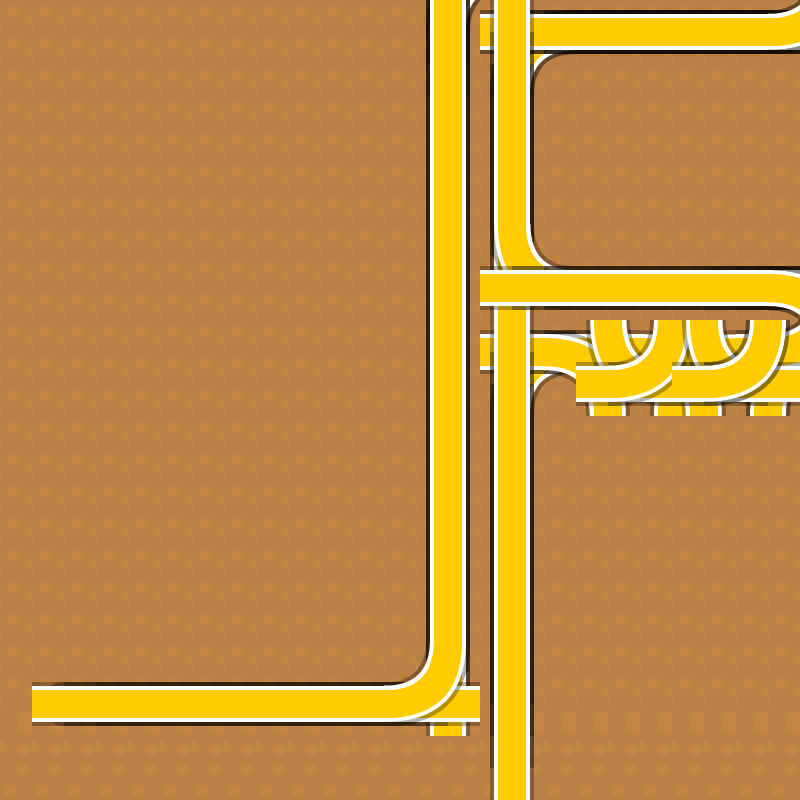

Tiled map render using the project's own tile images. Description and the whole map definition, tile-layer contents included, below:
An orthogonal 25x25 tile map with 32x32 px tiles, 2 tile layers (Ground, Pipes), 2 tilesets and 15 objects (End Position, Start Position).

<map version="1.9" tiledversion="1.9.2" orientation="orthogonal" renderorder="right-down" width="25" height="25" tilewidth="32" tileheight="32" infinite="0" nextlayerid="7" nextobjectid="18">
 <tileset firstgid="1" source="tsx/tiles.tsx" />
 <tileset firstgid="300" source="tsx/terrain_edges.tsx" />
 <layer id="1" name="Ground" width="25" height="25">
  <data encoding="csv">
94,94,94,94,94,94,94,94,94,94,94,94,94,94,94,94,94,94,94,94,94,94,94,94,94,
94,94,94,94,94,94,94,94,94,94,94,94,94,94,94,94,94,94,94,94,94,94,94,94,94,
94,94,94,94,94,94,94,94,94,94,94,94,94,94,94,94,94,94,94,94,94,94,94,94,94,
94,94,94,94,94,94,94,94,94,94,94,94,94,94,94,94,94,94,94,94,94,94,94,94,94,
94,94,94,94,94,94,94,94,94,94,94,94,94,94,94,94,94,94,94,94,94,94,94,94,94,
94,94,94,94,94,94,94,94,94,94,94,94,94,94,94,94,94,94,94,94,94,94,94,94,94,
94,94,94,94,94,94,94,94,94,94,94,94,94,94,94,94,94,94,94,94,94,94,94,94,94,
94,94,94,94,94,94,94,94,94,94,94,94,94,94,94,94,94,94,94,94,94,94,94,94,94,
94,94,94,94,94,94,94,94,94,94,94,94,94,94,94,94,94,94,94,94,94,94,94,94,94,
94,94,94,94,94,94,94,94,94,94,94,94,94,94,94,94,94,94,94,94,94,94,94,94,94,
94,94,94,94,94,94,94,94,94,94,94,94,94,94,94,94,94,94,94,94,94,94,94,94,94,
94,94,94,94,94,94,94,94,94,94,94,94,94,94,94,94,94,94,94,94,94,94,94,94,94,
94,94,94,94,94,94,94,94,94,94,94,94,94,94,94,94,94,94,94,94,94,94,94,94,94,
94,94,94,94,94,94,94,94,94,94,94,94,94,94,94,94,94,94,94,94,94,94,94,94,94,
94,94,94,94,94,94,94,94,94,94,94,94,94,94,94,94,94,94,94,94,94,94,94,94,94,
94,94,94,94,94,94,94,94,94,94,94,94,94,94,94,94,94,94,94,94,94,94,94,94,94,
94,94,94,94,94,94,94,94,94,94,94,94,94,94,94,94,94,94,94,94,94,94,94,94,94,
94,94,94,94,94,94,94,94,94,94,94,94,94,94,94,94,94,94,94,94,94,94,94,94,94,
94,94,94,94,94,94,94,94,94,94,94,94,94,94,94,94,94,94,94,94,94,94,94,94,94,
94,94,94,94,94,94,94,94,94,94,94,94,94,94,94,94,94,94,94,94,94,94,94,94,94,
94,94,94,94,94,94,94,94,94,94,94,94,94,94,94,94,94,94,94,94,94,94,94,94,94,
94,94,94,94,94,94,94,94,94,94,94,94,94,94,94,94,94,94,94,94,94,94,94,94,94,
94,94,94,94,94,94,94,94,94,94,94,94,94,94,94,94,94,94,94,94,94,94,94,94,94,
94,94,94,94,94,94,94,94,94,94,94,94,94,94,94,94,94,94,94,94,94,94,94,94,94,
94,94,94,94,94,94,94,94,94,94,94,94,94,94,94,94,94,94,94,94,94,94,94,94,94
</data>
 </layer>
 <layer id="6" name="Pipes" width="25" height="25">
  <data encoding="csv">
0,0,0,0,0,0,0,0,0,0,0,0,300,306,306,306,306,306,306,306,306,306,306,311,0,
0,0,0,0,0,0,0,0,0,0,0,0,305,0,0,0,0,0,0,0,0,0,0,0,300,
0,0,0,0,0,0,0,0,0,0,0,0,305,0,300,306,306,306,306,306,306,306,306,306,311,
0,0,0,0,0,0,0,0,0,0,0,0,305,0,305,0,0,0,0,0,0,0,0,0,0,
0,0,0,0,0,0,0,0,0,0,0,0,305,0,305,0,0,0,0,0,0,0,0,0,0,
0,0,0,0,0,0,0,0,0,0,0,0,305,0,305,0,0,0,0,0,0,0,0,0,0,
0,0,0,0,0,0,0,0,0,0,0,0,305,0,305,0,0,0,0,0,0,0,0,0,0,
0,0,0,0,0,0,0,0,0,0,0,0,305,0,305,0,0,0,0,0,0,0,0,0,0,
0,0,0,0,0,0,0,0,0,0,0,0,305,0,305,0,0,0,0,0,0,0,0,0,0,
0,0,0,0,0,0,0,0,0,0,0,0,305,0,305,0,0,0,0,0,0,0,0,0,0,
0,0,0,0,0,0,0,0,0,0,0,0,305,0,310,306,306,306,306,306,306,306,306,306,301,
0,0,0,0,0,0,0,0,0,0,0,0,305,0,0,0,0,0,0,0,0,0,0,0,305,
0,0,0,0,0,0,0,0,0,0,0,0,305,0,300,306,306,301,0,300,301,0,300,306,311,
0,0,0,0,0,0,0,0,0,0,0,0,305,0,305,0,0,310,306,311,310,306,311,0,0,
0,0,0,0,0,0,0,0,0,0,0,0,305,0,305,0,0,0,0,0,0,0,0,0,0,
0,0,0,0,0,0,0,0,0,0,0,0,305,0,305,0,0,0,0,0,0,0,0,0,0,
0,0,0,0,0,0,0,0,0,0,0,0,305,0,305,0,0,0,0,0,0,0,0,0,0,
0,0,0,0,0,0,0,0,0,0,0,0,305,0,305,0,0,0,0,0,0,0,0,0,0,
0,0,0,0,0,0,0,0,0,0,0,0,305,0,305,0,0,0,0,0,0,0,0,0,0,
0,0,0,0,0,0,0,0,0,0,0,0,305,0,305,0,0,0,0,0,0,0,0,0,0,
0,0,0,0,0,0,0,0,0,0,0,0,305,0,305,0,0,0,0,0,0,0,0,0,0,
0,0,0,0,0,0,0,0,0,0,0,0,305,0,305,0,0,0,0,0,0,0,0,0,0,
0,0,0,0,0,0,0,0,0,0,0,0,305,0,305,0,0,0,0,0,0,0,0,0,0,
319,306,306,306,306,306,306,306,306,306,306,306,311,0,305,0,0,0,0,0,0,0,0,0,0,
0,0,0,0,0,0,0,0,0,0,0,0,0,0,305,0,0,0,0,0,0,0,0,0,0
</data>
 </layer>
 <objectgroup id="3" name="Objects">
  <object id="2" name="End Position" x="3132" y="48">
   <point />
  </object>
  <object id="3" name="Start Position" x="56" y="3136">
   <point />
  </object>
  <object id="5" x="44" y="2984" width="1572" height="44" />
  <object id="6" x="1580" y="36" width="44" height="2924" />
  <object id="7" x="1632" y="36" width="1388" height="44" />
  <object id="8" x="2972" y="-12" width="48" height="92" />
  <object id="9" x="1832" y="1572" width="44" height="1624" />
  <object id="10" x="1844" y="1564" width="1320" height="52" />
  <object id="11" x="3116" y="1312" width="52" height="232" />
  <object id="12" x="1840" y="1308" width="1260" height="52" />
  <object id="13" x="1836" y="280" width="60" height="1008" />
  <object id="14" x="1900" y="280" width="1244" height="52" />
  <object id="15" x="3112" y="160" width="92" height="112" />
  <object id="16" x="412" y="2000" />
  <object id="17" x="696" y="1080" width="4" />
 </objectgroup>
</map>
